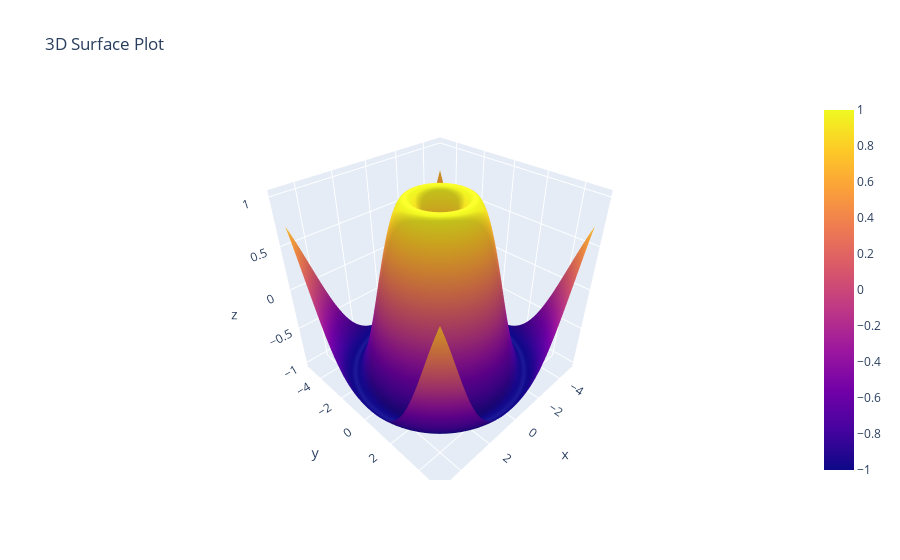

Write notebook code for a chart like this one.
### Code cell
fig = go.Figure() 
fig.add_trace(go.Surface(x=x, y=y, z=z))
fig.update_layout(title='3D Surface Plot', autosize=True)

### Figure 1 — Plotly figure (JSON) as saved in the notebook; plotly's stock layout.template omitted (floating-point values rounded to 4 significant figures; data arrays with more than 128 entries replaced by an {"elided": "..."} marker saying what was removed)
{"data": [{"type": "surface", "x": {"elided": "100x100 float values"}, "y": {"elided": "100x100 float values"}, "z": {"elided": "100x100 float values"}}], "layout": {"autosize": true, "scene": {"aspectmode": "auto", "aspectratio": {"x": 1, "y": 1, "z": 1}}, "title": {"text": "3D Surface Plot"}}}
